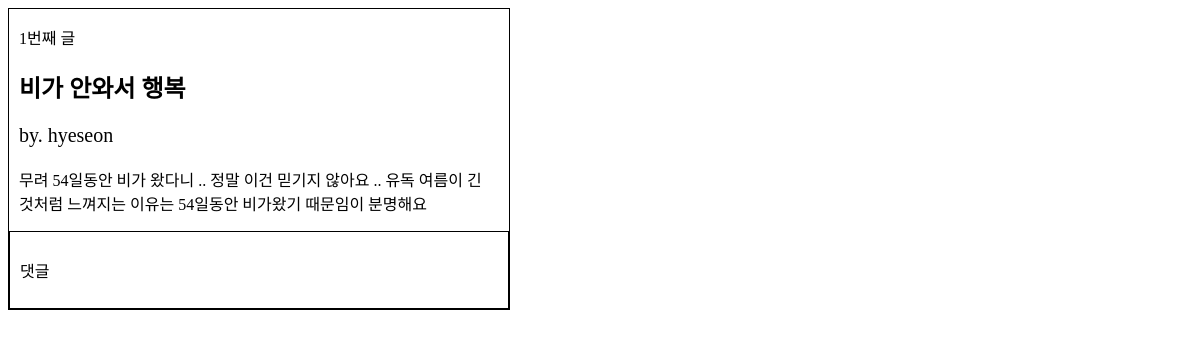
/1/, run on the app's committed database.
### main/models.py (models this page shows, shortened)
class Post(models.Model):
    title = models.CharField(max_length=200)
    content = models.TextField()
    updated_at=models.DateTimeField(auto_now_add=True)
    author = models.ForeignKey(settings.AUTH_USER_MODEL, on_delete=models.CASCADE)

### account/models.py (models this page shows)
class CustomUser(AbstractUser):
    name = models.CharField(max_length=50)
    nickname=models.CharField(max_length=100)
    age= models.PositiveIntegerField(null=True, blank=True)
    followers = models.ManyToManyField(settings.AUTH_USER_MODEL, related_name='following')

### main/views.py (the view)
# urls.py: path('<int:pk>/', views.DetailView.as_view(), name='detail'),
class DetailView(generic.DetailView):
    model = Post #queryset = Post.objects.all()이랑 같은 기능
    template_name = 'detail.html'
    context_object_name='ppost'

### main/templates/detail.html (shortened to what this page needs)
<!DOCTYPE html>
<html lang="en">
<head>
</head>
<body>
    <div class='box'>
        <div class="content">
            <p> {{ppost.id}}번째 글</p>
            <h2>{{ppost.title}}</h2>
            <p class="author">by. {{ppost.author}}</p>
            <p class="body">{{ppost.content}}</p>
        </div>
        <div class="comment">
            <p>댓글</p>
        </div>
    </div>
<br>
</body>
</html>

### main/templates/detail.html (style rules this page uses)
.box { width: 500px; height: auto; border: 1px solid black; }
.content { margin: 10px; }
.author { font-size: 20px; }
.comment { width: auto; height: auto; padding: 10px; border: 1px solid black; }

### data on the page
Post: id "1", title "비가 안와서 행복", author "hyeseon", content "무려 54일동안 비가 왔다니 .. 정말 이건 믿기지 않아요 .. 유독 여름이 긴 것처럼 느껴지는 이유는 54일동안 비가왔기 때문임이 분명해요"
